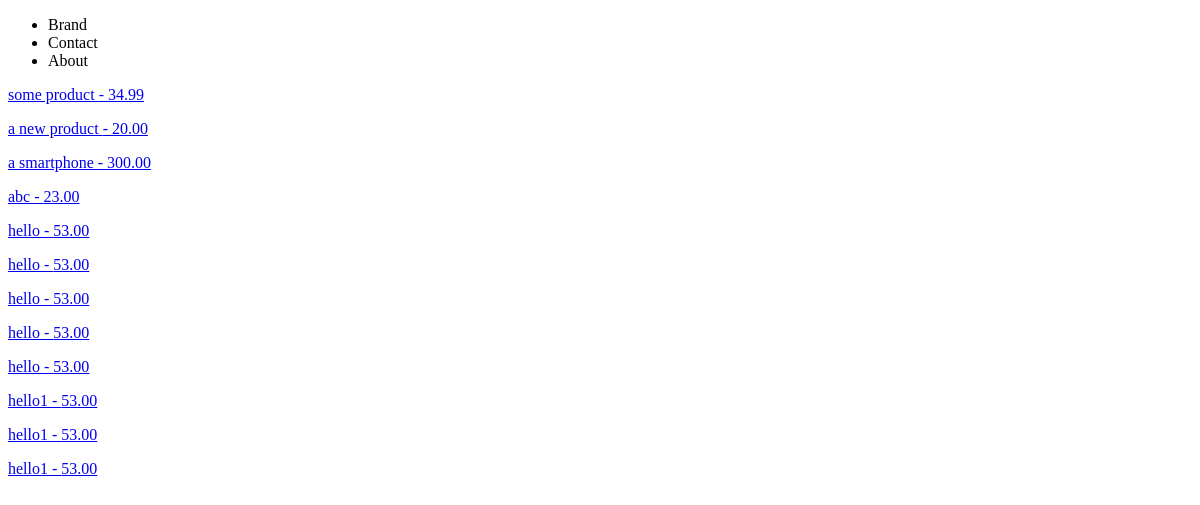
Before: /product_list with the older database file.
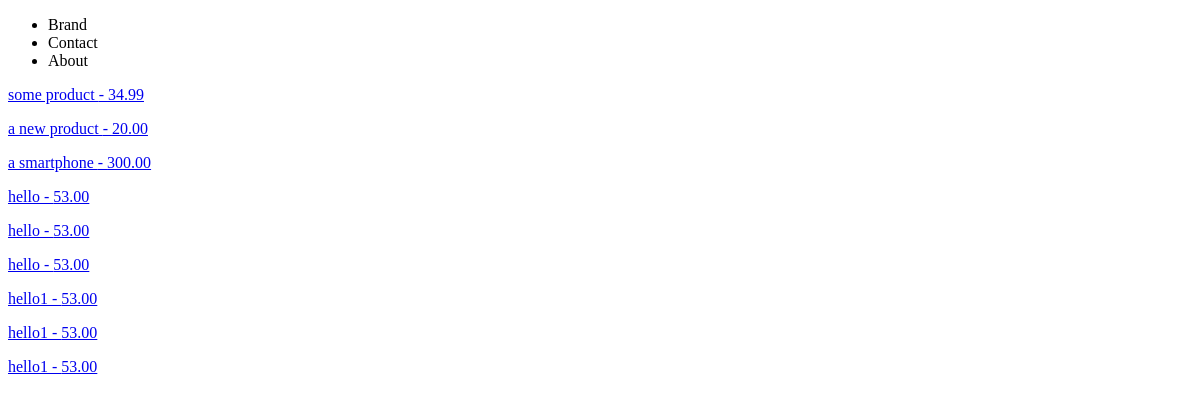
After: the same page with the newer database file.
### playground/models.py (models this page shows, shortened)
class Product(models.Model):
    title = models.CharField(max_length=100)
    description = models.TextField(max_length=100)
    price = models.DecimalField(max_digits=10, decimal_places=2)
    active = models.BooleanField(default=True)

### playground/views.py (the view)
# urls.py: path('product_list', views.product_list)
def product_list(request):
    object_list = Product.objects.all()
    context = {
        'objects': object_list,
    }
    return render(request, 'product_list.html', context)

### playground/templates/product_list.html
{% extends "base.html" %}
{% block content %}
{% for instance in objects %}
    <p><a href="/products/{{instance.id}}">{{instance.title}} - {{instance.price}}</a> </p>
{% endfor %}
{% endblock %}

Changed rows visible on the page:
removed Product: title "abc", price "23.00"
removed Product: title "hello", price "53.00"
removed Product: title "hello", price "53.00"
